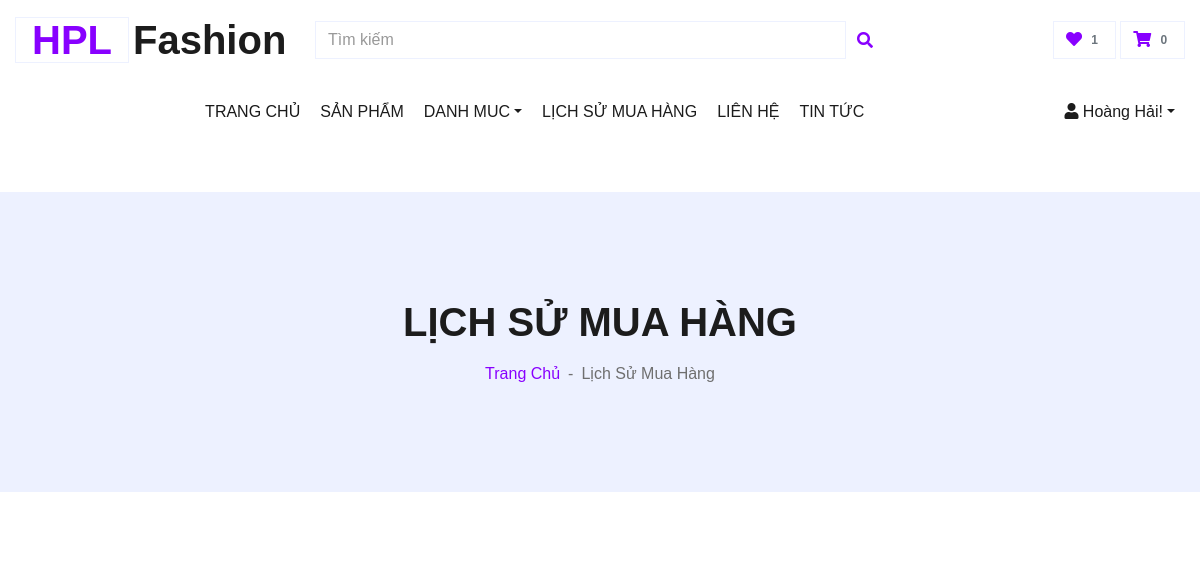
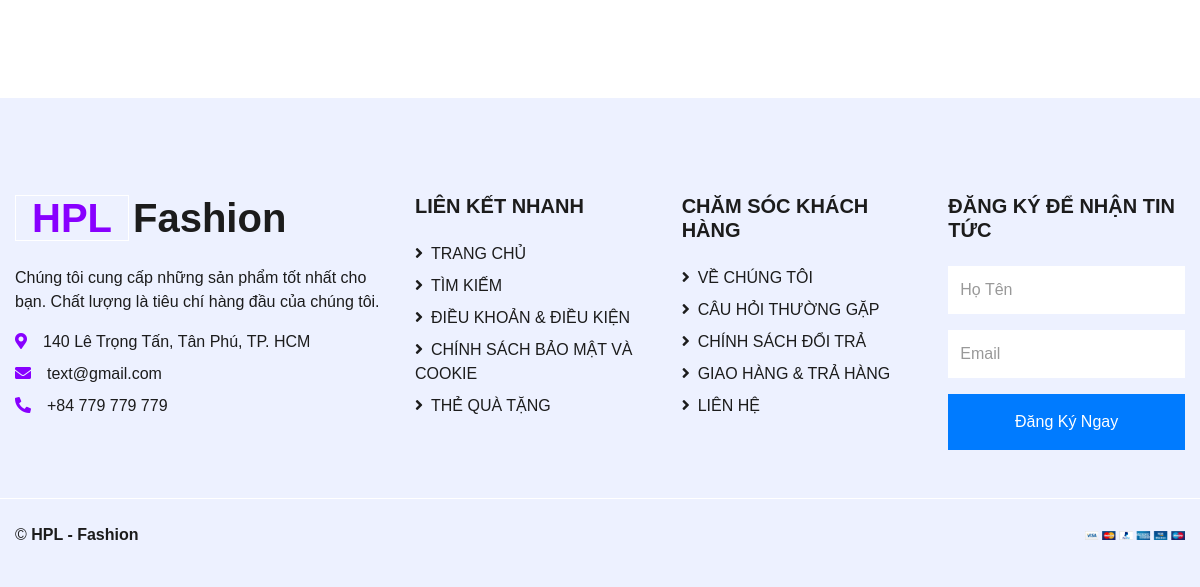
The app's page /views/order_history.php (signed in), older data (2 pictures, top to bottom).
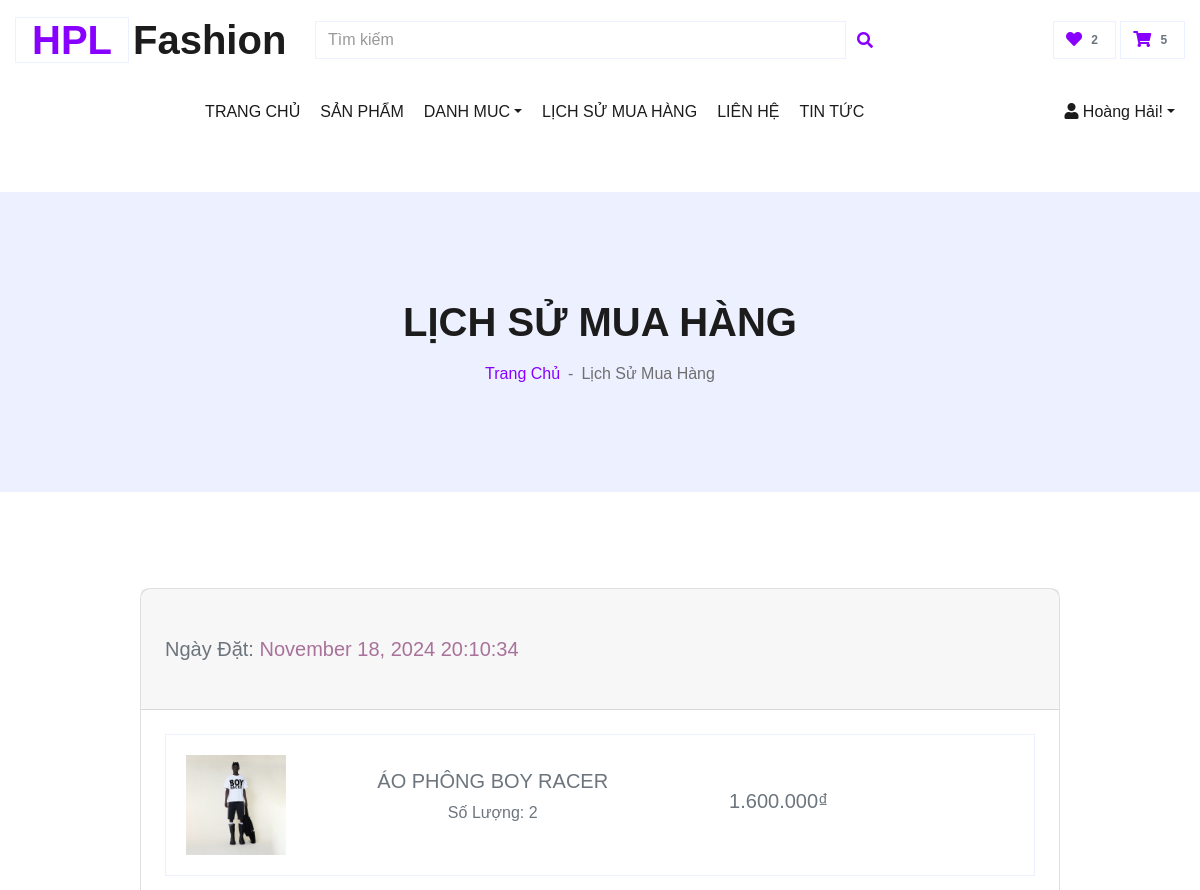
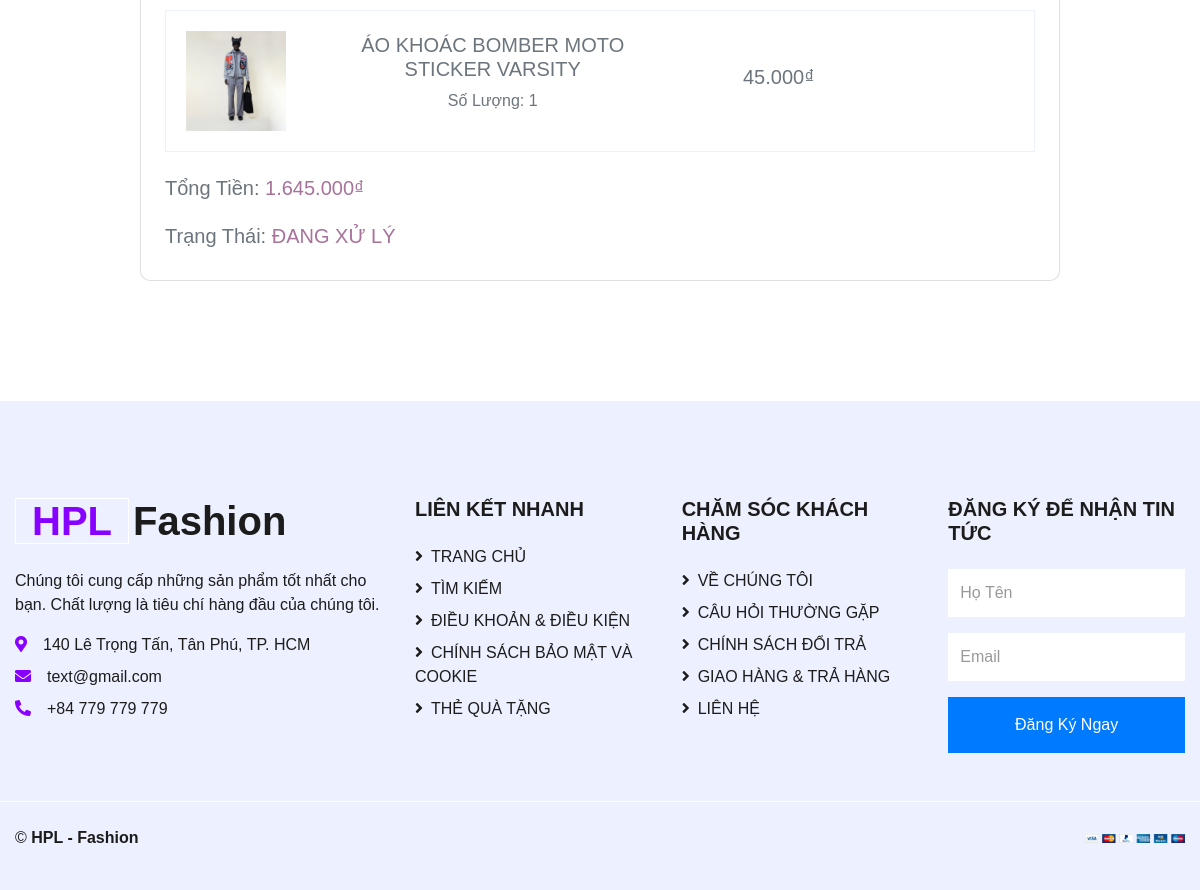
The same page, newer data (2 pictures, top to bottom).
### tables this page shows
CREATE TABLE `order` (
  `order_id` int NOT NULL,
  `user_id` int DEFAULT NULL,
  `status_id` int DEFAULT NULL,
  `order_date` datetime DEFAULT NULL,
  `order_address` varchar(255) DEFAULT NULL,
  `payment_method` varchar(100) NOT NULL,
  `total_amount` decimal(10,2) NOT NULL,
  `shipping_method` varchar(50) DEFAULT NULL
);

CREATE TABLE `products` (
  `product_id` int NOT NULL,
  `product_name` varchar(255) NOT NULL,
  `price` int NOT NULL,
  `category_id` int DEFAULT NULL,
  `image` varchar(255) DEFAULT NULL,
  `image2` varchar(255) DEFAULT NULL,
  `image3` varchar(255) DEFAULT NULL,
  `description` varchar(255) DEFAULT NULL,
  `type` varchar(50) DEFAULT NULL,
  `size` text,
  `discount` int DEFAULT '0'
);

CREATE TABLE `cart_item` (
  `cart_item_id` int NOT NULL,
  `cart_id` int NOT NULL,
  `product_id` int NOT NULL,
  `quantity` int NOT NULL,
  `size` varchar(50) DEFAULT NULL,
  `color` varchar(50) DEFAULT NULL,
  `price` decimal(10,2) NOT NULL
);

CREATE TABLE `status` (
  `status_id` int NOT NULL,
  `status_value` varchar(255) NOT NULL
);

### views/order_history.php (the view, shortened to what the changed rows need)
<?php
$conn = Database::getConnection();
$user_id = $_SESSION['user']['user_id'];
$query = "SELECT `order`.order_id, `order`.order_date, `order`.order_address,
                 order_detail.product_id, order_detail.order_quantity,
                 products.product_name, cart_item.price, products.image,
                 order_detail.status_id
          FROM `order`
          JOIN order_detail ON `order`.order_id = order_detail.order_id
          JOIN products ON order_detail.product_id = products.product_id
          JOIN cart_item ON order_detail.product_id = cart_item.product_id
          WHERE `order`.user_id = $user_id
          ORDER BY `order`.order_date DESC";
$result = $conn->query($query);
$orders = [];
while ($row = $result->fetch_assoc()) {
    $orders[$row['order_id']]['order_date'] = $row['order_date'];
    $orders[$row['order_id']]['order_address'] = $row['order_address'];
    $orders[$row['order_id']]['status_id'] = $row['status_id'];
    $orders[$row['order_id']]['products'][] = [
        'product_id' => $row['product_id'],
        'product_name' => $row['product_name'],
        'quantity' => $row['order_quantity'],
        'price' => $row['price'],
        'image' => $row['image']
    ];
}
?>
<!DOCTYPE html>
<html lang="en">
<head>
    <link href="https://cdnjs.cloudflare.com/ajax/libs/font-awesome/5.10.0/css/all.min.css" rel="stylesheet">
    <link href="lib/owlcarousel/assets/owl.carousel.min.css" rel="stylesheet">
    <link href="../css/style.css" rel="stylesheet">
</head>
<body>
    <?php include '../includes/header.php';?>
    <div class="container-fluid bg-secondary mb-5">
        <div class="d-flex flex-column align-items-center justify-content-center" style="min-height: 300px">
            <h1 class="font-weight-semi-bold text-uppercase mb-3">LỊCH SỬ MUA HÀNG</h1>
        </div>
    </div>
    <section class="h-100 gradient-custom">
        <div class="container py-5 h-100">
            <div class="row d-flex justify-content-center align-items-center h-100">
                <div class="col-lg-10 col-xl-8">
                    <?php foreach ($orders as $order_id => $order): ?>
                    <div class="card mb-4" style="border-radius: 10px;">
                        <div class="card-header px-4 py-5">
                            <h5 class="text-muted mb-0">Ngày Đặt: <span style="color: #a8729a;"><?php echo date('F d, Y H:i:s', strtotime($order['order_date'])); ?></span></h5>
                        </div>
                        <div class="card-body p-4">
                            <?php
                            $total_amount = 0;
                            foreach ($order['products'] as $product):
                                $total_amount += $product['quantity'] * $product['price'];
                            ?>
                            <div class="card shadow-0 border mb-4">
                                <div class="card-body">
                                    <div class="row">
                                        <div class="col-md-2">
                                            <img src="../assets/img_product/<?php echo $product['image']; ?>" class="img-fluid" alt="<?php echo $product['product_name']; ?>">
                                        </div>
                                        <div class="col-md-5 text-center d-flex flex-column justify-content-center">
                                            <h5 class="text-muted"><?php echo $product['product_name']; ?></h5>
                                            <p class="text-muted">Số Lượng: <?php echo $product['quantity']; ?></p>
                                        </div>
                                        <div class="col-md-3 d-flex justify-content-center align-items-center">
                                            <h5 class="text-muted"><?php echo number_format($product['quantity'] * $product['price'], 0, ',', '.'); ?>₫</h5>
                                        </div>
                                    </div>
                                </div>
                            </div>
                            <?php endforeach; ?>
                            <div class="d-flex justify-content-between align-items-center mt-4">
                                <h5 class="text-muted">Tổng Tiền: <span style="color: #a8729a;"><?php echo number_format($total_amount, 0, ',', '.'); ?>₫</span></h5>
                            </div>
                            <div class="mt-3">
                                <?php
                                $status_id = $order['status_id'];
                                $status_query = "SELECT status_value FROM status WHERE status_id = $status_id";
                                $status_result = $conn->query($status_query);
                                $status_row = $status_result->fetch_assoc();
                                $status_value = $status_row['status_value'];
                                echo "<h5 class='text-muted'>Trạng Thái: <span style='color: #a8729a;'>$status_value</span></h5>";
                                ?>
                            </div>
                        </div>
                    </div>
                    <?php endforeach; ?>
                </div>
            </div>
        </div>
    </section>
    <?php include '../includes/footer.php'; ?>
</body>
</html>

### includes/header.php (shortened to what the changed rows need)
<?php
$conn = Database::getConnection();
if (isset($_SESSION['user'])) {
    $user_id = $_SESSION['user']['user_id'];
    $cart_query = "
        SELECT SUM(cart_item.quantity) AS total_quantity
        FROM cart
        JOIN cart_item ON cart.cart_id = cart_item.cart_id
        WHERE cart.user_id = $user_id
    ";
    $cart_result = $conn->query($cart_query);
    $row = $cart_result->fetch_assoc();
    $cart_count = $row['total_quantity'] ? $row['total_quantity'] : 0;
    $favorites_query = "
        SELECT COUNT(*) AS favorite_count
        FROM favorites
        WHERE user_id = $user_id
    ";
    $favorites_result = $conn->query($favorites_query);
    $favorite_row = $favorites_result->fetch_assoc();
    $favorite_count = $favorite_row['favorite_count'] ? $favorite_row['favorite_count'] : 0;
} else {
    $cart_count = 0;
    $favorite_count = 0;
}
?>
<div class="container-fluid">
    <div class="row align-items-center py-3 px-xl-5">
        <div class="col-lg-3 d-none d-lg-block">
            <a href="<?php echo BASE_URL; ?>index.php" class="text-decoration-none">
                <h1 class="m-0 display-5 font-weight-semi-bold">
                    <span class="text-success font-weight-bold border px-3 mr-1">HPL</span>Fashion
                </h1>
            </a>
        </div>
        <div class="col-lg-3 col-6 text-right">
            <a href="<?php echo VIEWS_URL; ?>favorites.php" class="btn border">
                <i class="fas fa-heart text-primary"></i>
                <span class="badge"><?php echo $favorite_count; ?></span>
            </a>
            <a href="<?php echo VIEWS_URL; ?>cart.php" class="btn border">
                <i class="fas fa-shopping-cart text-primary"></i>
                <span class="badge"><?php echo $cart_count; ?></span>
            </a>
        </div>
    </div>
</div>

Row changes from the older to the newer data that the page shows:
added order: products.image (picture), products.product_name "ÁO PHÔNG BOY RACER", quantity "2", cart_item.price "1.600.000", products.product_name "ÁO KHOÁC BOMBER MOTO STICKER VARSITY", quantity "1", cart_item.price "45.000"
now on this page (row edited): status: status_value "ĐANG XỬ LÝ"
Text that changed along with them:
$favorite_count: "1" → "2"
$cart_count: "0" → "5"
new list line: "Ngày Đặt: November 18, 2024 20:10:34 Tổng Tiền: 1.645.000 ₫ Trạng Thái:"
